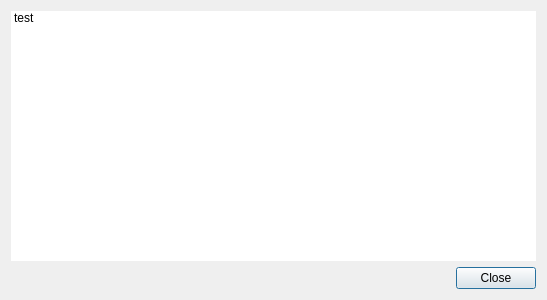
<?xml version="1.0" encoding="UTF-8"?>
<ui version="4.0">
 <class>conversion_warnings_dialog</class>
 <widget class="QDialog" name="conversion_warnings_dialog">
  <property name="geometry">
   <rect>
    <x>0</x>
    <y>0</y>
    <width>547</width>
    <height>300</height>
   </rect>
  </property>
  <property name="windowTitle">
   <string>Warnings</string>
  </property>
  <layout class="QVBoxLayout" name="verticalLayout">
   <item>
    <widget class="QListWidget" name="warningsListWidget">
     <property name="frameShape">
      <enum>QFrame::NoFrame</enum>
     </property>
     <property name="frameShadow">
      <enum>QFrame::Plain</enum>
     </property>
     <property name="selectionMode">
      <enum>QAbstractItemView::SingleSelection</enum>
     </property>
     <property name="isWrapping" stdset="0">
      <bool>false</bool>
     </property>
     <property name="spacing">
      <number>2</number>
     </property>
     <property name="wordWrap">
      <bool>true</bool>
     </property>
     <item>
      <property name="text">
       <string>test</string>
      </property>
     </item>
    </widget>
   </item>
   <item>
    <widget class="QDialogButtonBox" name="buttonBox">
     <property name="orientation">
      <enum>Qt::Horizontal</enum>
     </property>
     <property name="standardButtons">
      <set>QDialogButtonBox::Close</set>
     </property>
    </widget>
   </item>
  </layout>
  <action name="actionCopy">
   <property name="text">
    <string>Copy</string>
   </property>
   <property name="shortcut">
    <string>Ctrl+C</string>
   </property>
  </action>
 </widget>
 <resources/>
 <connections>
  <connection>
   <sender>buttonBox</sender>
   <signal>accepted()</signal>
   <receiver>conversion_warnings_dialog</receiver>
   <slot>accept()</slot>
   <hints>
    <hint type="sourcelabel">
     <x>248</x>
     <y>254</y>
    </hint>
    <hint type="destinationlabel">
     <x>157</x>
     <y>274</y>
    </hint>
   </hints>
  </connection>
  <connection>
   <sender>buttonBox</sender>
   <signal>rejected()</signal>
   <receiver>conversion_warnings_dialog</receiver>
   <slot>reject()</slot>
   <hints>
    <hint type="sourcelabel">
     <x>316</x>
     <y>260</y>
    </hint>
    <hint type="destinationlabel">
     <x>286</x>
     <y>274</y>
    </hint>
   </hints>
  </connection>
 </connections>
</ui>
